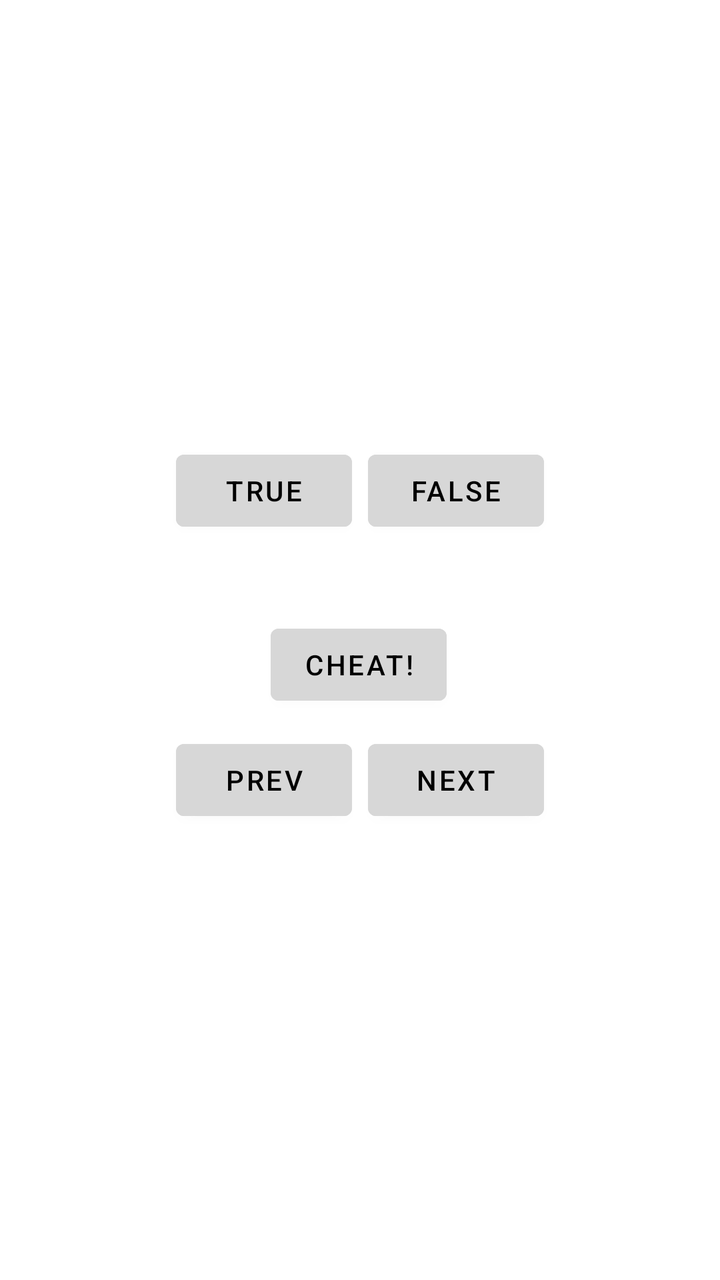
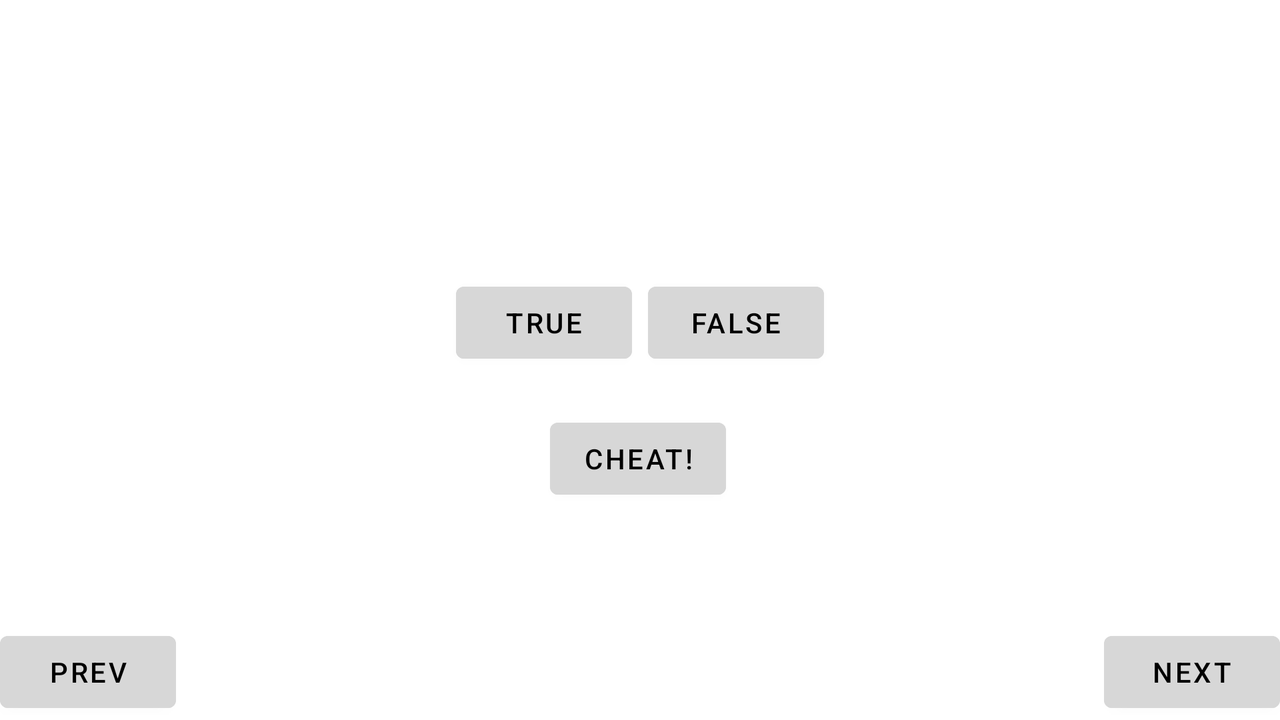

One screen, two layout resources from the same app: the default and the repository's alternative for another configuration. Each is rendered where Android would select it; the XML of both is given below.
<!-- AndroidManifest.xml: application theme Theme.GeoQuiz -->
<!-- res/layout/fragment_question.xml -->
<?xml version="1.0" encoding="utf-8"?>
<androidx.constraintlayout.widget.ConstraintLayout xmlns:android="http://schemas.android.com/apk/res/android"
    xmlns:tools="http://schemas.android.com/tools"
    android:layout_width="match_parent"
    android:layout_height="match_parent"
    xmlns:app="http://schemas.android.com/apk/res-auto"
    tools:context=".QuestionFragment">

    <TextView
        android:id="@+id/textView_question"
        android:layout_width="0dp"
        android:layout_height="wrap_content"
        android:text=""
        app:layout_constraintBottom_toBottomOf="parent"
        app:layout_constraintEnd_toEndOf="parent"
        app:layout_constraintStart_toStartOf="parent"
        app:layout_constraintTop_toTopOf="parent"
        app:layout_constraintVertical_bias="0.3"
        app:flow_horizontalBias="0.5"
        android:layout_marginHorizontal="16dp"
        android:gravity="center"
        />

    <Button
        android:id="@+id/button_trueAnswer"
        android:layout_width="wrap_content"
        android:layout_height="wrap_content"
        android:layout_marginTop="16dp"
        android:layout_marginEnd="8dp"
        android:text="@string/trueButton"
        app:layout_constraintEnd_toStartOf="@+id/button_falseAnswer"
        app:layout_constraintHorizontal_bias="0.5"
        app:layout_constraintHorizontal_chainStyle="packed"
        app:layout_constraintStart_toStartOf="@+id/textView_question"
        app:layout_constraintTop_toBottomOf="@+id/textView_question"
        android:backgroundTint="@color/grayButton"
        android:textColor="@color/textColor"/>

    <Button
        android:id="@+id/button_falseAnswer"
        android:layout_width="wrap_content"
        android:layout_height="wrap_content"
        android:text="@string/falseButton"
        app:layout_constraintBottom_toBottomOf="@+id/button_trueAnswer"
        app:layout_constraintEnd_toEndOf="@+id/textView_question"
        app:layout_constraintHorizontal_bias="0.5"
        app:layout_constraintStart_toEndOf="@+id/button_trueAnswer"
        app:layout_constraintTop_toTopOf="@+id/button_trueAnswer"
        android:backgroundTint="@color/grayButton"
        android:textColor="@color/textColor"/>

    <Button
        android:id="@+id/button_Cheat"
        android:layout_width="wrap_content"
        android:layout_height="wrap_content"
        android:text="@string/cheat"
        app:layout_constraintBottom_toTopOf="@+id/button_prev"
        app:layout_constraintEnd_toEndOf="@+id/button_next"
        app:layout_constraintHorizontal_bias="0.494"
        app:layout_constraintStart_toStartOf="@+id/button_prev"
        app:layout_constraintTop_toBottomOf="@+id/button_trueAnswer"
        app:layout_constraintVertical_bias="0.8"
        android:backgroundTint="@color/grayButton"
        android:textColor="@color/textColor"/>

    <com.google.android.material.button.MaterialButton
        android:id="@+id/button_prev"
        android:layout_width="wrap_content"
        android:layout_height="wrap_content"
        android:backgroundTint="@color/grayButton"
        android:text="@string/prev"
        android:textColor="@color/textColor"
        app:icon="@drawable/ic_baseline_navigate_before_24"
        app:iconGravity="textStart"
        app:iconPadding="0dp"
        app:iconTint="@color/textColor"
        app:layout_constraintBottom_toBottomOf="parent"
        app:layout_constraintEnd_toEndOf="@+id/button_trueAnswer"
        app:layout_constraintHorizontal_chainStyle="packed"
        app:layout_constraintStart_toStartOf="@+id/button_trueAnswer"
        app:layout_constraintTop_toBottomOf="@+id/button_trueAnswer"
        app:layout_constraintVertical_bias="0.3"
        android:padding="0dp"/>

    <com.google.android.material.button.MaterialButton
        android:id="@+id/button_next"
        android:layout_width="wrap_content"
        android:layout_height="wrap_content"
        android:backgroundTint="@color/grayButton"
        android:text="@string/next"
        android:textColor="@color/textColor"
        app:icon="@drawable/ic_baseline_navigate_next_24"
        app:iconGravity="textEnd"
        app:iconPadding="0dp"
        app:iconTint="@color/textColor"
        app:layout_constraintBottom_toBottomOf="@+id/button_prev"
        app:layout_constraintEnd_toEndOf="@+id/button_falseAnswer"
        app:layout_constraintStart_toStartOf="@+id/button_falseAnswer"
        app:layout_constraintTop_toTopOf="@+id/button_prev"
        android:padding="0dp"/>

</androidx.constraintlayout.widget.ConstraintLayout>
<!-- resources referenced by this layout -->
<resources>
  <color name="grayButton">#d7d7d7</color>
  <color name="textColor">#FF000000</color>
  <string name="cheat">CHEAT!</string>
  <string name="falseButton">FALSE</string>
  <string name="next">NEXT</string>
  <string name="prev">PREV</string>
  <string name="trueButton">TRUE</string>
  <style name="Theme.GeoQuiz" parent="Theme.MaterialComponents.DayNight.DarkActionBar">
          
          <item name="colorPrimary">#008677</item>
          <item name="colorPrimaryVariant">@color/purple_700</item>
          <item name="colorOnPrimary">@color/white</item>
          
          <item name="colorSecondary">@color/teal_200</item>
          <item name="colorSecondaryVariant">@color/teal_700</item>
          <item name="colorOnSecondary">@color/black</item>
          
          <item name="android:statusBarColor" tools:targetApi="l">?attr/colorPrimaryVariant</item>
          
      </style>
  <color name="purple_700">#FF3700B3</color>
  <color name="white">#FFFFFFFF</color>
  <color name="teal_200">#FF03DAC5</color>
  <color name="teal_700">#FF018786</color>
  <color name="black">#FF000000</color>
</resources>
<!-- res/layout-land/fragment_question.xml (the repository's variant of the layout above) -->
<!-- drawn on the phone turned sideways -->
<?xml version="1.0" encoding="utf-8"?>
<androidx.constraintlayout.widget.ConstraintLayout xmlns:android="http://schemas.android.com/apk/res/android"
    xmlns:tools="http://schemas.android.com/tools"
    android:layout_width="match_parent"
    android:layout_height="match_parent"
    xmlns:app="http://schemas.android.com/apk/res-auto"
    tools:context=".QuestionFragment">

    <TextView
        android:id="@+id/textView_question"
        android:layout_width="0dp"
        android:layout_height="wrap_content"
        android:text=""
        app:layout_constraintBottom_toBottomOf="parent"
        app:layout_constraintEnd_toEndOf="parent"
        app:layout_constraintStart_toStartOf="parent"
        app:layout_constraintTop_toTopOf="parent"
        app:layout_constraintVertical_bias="0.3"
        app:flow_horizontalBias="0.5"
        android:layout_marginHorizontal="16dp"
        android:gravity="center"
        />

    <Button
        android:id="@+id/button_trueAnswer"
        android:layout_width="wrap_content"
        android:layout_height="wrap_content"
        android:layout_marginTop="16dp"
        android:layout_marginEnd="8dp"
        android:text="@string/trueButton"
        app:layout_constraintEnd_toStartOf="@+id/button_falseAnswer"
        app:layout_constraintHorizontal_bias="0.5"
        app:layout_constraintHorizontal_chainStyle="packed"
        app:layout_constraintStart_toStartOf="@+id/textView_question"
        app:layout_constraintTop_toBottomOf="@+id/textView_question"
        android:backgroundTint="@color/grayButton"
        android:textColor="@color/textColor"/>

    <Button
        android:id="@+id/button_falseAnswer"
        android:layout_width="wrap_content"
        android:layout_height="wrap_content"
        android:text="@string/falseButton"
        app:layout_constraintBottom_toBottomOf="@+id/button_trueAnswer"
        app:layout_constraintEnd_toEndOf="@+id/textView_question"
        app:layout_constraintHorizontal_bias="0.5"
        app:layout_constraintStart_toEndOf="@+id/button_trueAnswer"
        app:layout_constraintTop_toTopOf="@+id/button_trueAnswer"
        android:backgroundTint="@color/grayButton"
        android:textColor="@color/textColor"/>

    <Button
        android:id="@+id/button_Cheat"
        android:layout_width="wrap_content"
        android:layout_height="wrap_content"
        android:layout_marginTop="20dp"
        android:backgroundTint="@color/grayButton"
        android:text="@string/cheat"
        android:textColor="@color/textColor"
        app:layout_constraintEnd_toEndOf="@+id/button_falseAnswer"
        app:layout_constraintHorizontal_bias="0.489"
        app:layout_constraintStart_toStartOf="@+id/button_trueAnswer"
        app:layout_constraintTop_toBottomOf="@+id/button_trueAnswer" />

    <com.google.android.material.button.MaterialButton
        android:id="@+id/button_prev"
        android:layout_width="wrap_content"
        android:layout_height="wrap_content"
        android:backgroundTint="@color/grayButton"
        android:padding="0dp"
        android:text="@string/prev"
        android:textColor="@color/textColor"
        app:icon="@drawable/ic_baseline_navigate_before_24"
        app:iconGravity="textStart"
        app:iconPadding="0dp"
        app:iconTint="@color/textColor"
        app:layout_constraintBottom_toBottomOf="parent"
        app:layout_constraintEnd_toEndOf="parent"
        app:layout_constraintHorizontal_bias="0.0"
        app:layout_constraintHorizontal_chainStyle="packed"
        app:layout_constraintStart_toStartOf="parent" />

    <com.google.android.material.button.MaterialButton
        android:id="@+id/button_next"
        android:layout_width="wrap_content"
        android:layout_height="wrap_content"
        android:backgroundTint="@color/grayButton"
        android:padding="0dp"
        android:text="@string/next"
        android:textColor="@color/textColor"
        app:icon="@drawable/ic_baseline_navigate_next_24"
        app:iconGravity="textEnd"
        app:iconPadding="0dp"
        app:iconTint="@color/textColor"
        app:layout_constraintBottom_toBottomOf="@+id/button_prev"
        app:layout_constraintEnd_toEndOf="parent"
        app:layout_constraintHorizontal_bias="1.0"
        app:layout_constraintStart_toStartOf="parent" />

</androidx.constraintlayout.widget.ConstraintLayout>
